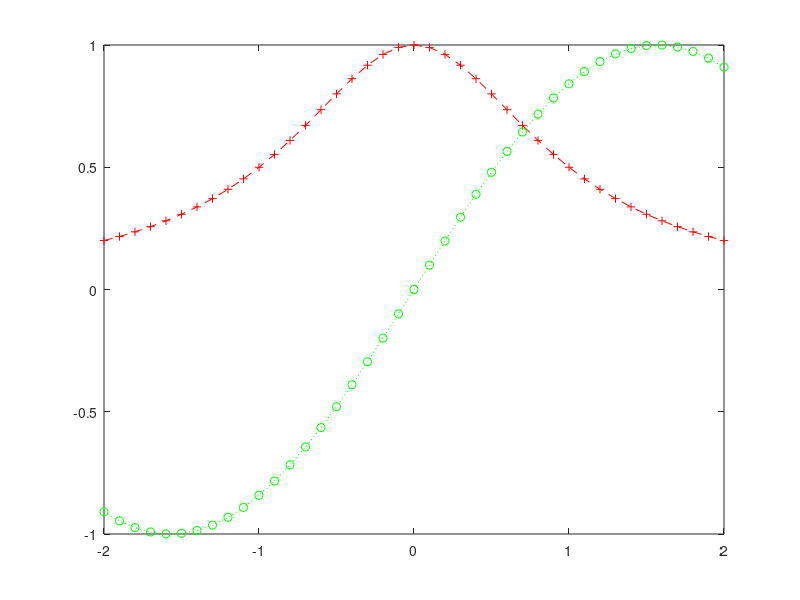

Reproduce this figure in MATLAB.
%% Jednoduchý úvod do MATABu
% Názov je skratka MATrix LABoratory
% Program navrhnutý na maticové výpočty pred viac než 20 rokmi
%% 
% 
%  Hlavné použitie programu:
% 
% * riešenie sústav lineárnych rovníc
% * počítanie vlastných čísel, vlastných vektorov
% * faktorizácia matíc
% * bohaté grafické možnosti
% * vlastný programovací jazyk
% * navrhnutý na numerické riešenie - nie symbolické (ale už tiež umožňuje
% pomocou špecializovaných balíkov - Toolboxov)
%% 
% Absolútna väčšina funkcií MATLABu je implementovaná v |GNU Octave|.
% |Octave| je voľne šíriteľné vo verziách pre Unix (Linux) i pre Windows.
% Nemá grafické IDE. Nemá toolboxy. Kreslenie grafov nie je v |Octave|
% integrované. Typicky sa rieši pomocou |GNU Plot|.
%% Jednoduché výpočty
% Ako vkladať čísla, vektory a matice a základné výpočty s nimi.
% 
% Základným dátovým typom sú n-rozmerné polia (primárne dvojrozmerné -
% matice) reálnych čísel. Zapisujú sa do hranatých zátvoriek. Oddeľovačom
% sú medzery, tabelátory a čiarky v riadkoch, stredníky a znaky konca riadku
% oddeľujú riadky. Najprv vektory - riadkový |x| a stĺpcový |y|. Ich súčinom je
% matica.
x=[2,3,4]
%%
y=[1;2]
%%
z=y*x

%% 
%  Vloženie matice
% 
% * na jednom riadku, alebo
% * na viacerých riadkoch
A=[2.3  4.8 9.2; 21.34 1.3e12 9] 
%%
% Pri výpise matice |A| je pred maticou vypísaný spoločný koeficient
% |1.0e+012 *|, ktorým majú byť vynásobené všetky prvky matice
B = [ 1 9 23
        21 2 1
        9 11 99]
%%
% Skaláry sú matice s rozmermi |1x1|
a = 3.1
%%
u = a*z
%% 
% MATLAB rozlišuje veľké a malé písmená. Premenné sa nedeklarujú. Zoznam
% definovaných premenných sa zistí príkazom |who|
who
%%
% Podrobnejšie informácie o premenných dá príkaz |whos| alebo okno
% *Workspace*
whos
%%
% Aritmetika MATLABu je "robustná"
nekonecno = a/0
%%
nula = 1 / nekonecno
%%
CoJeTo = nekonecno / nekonecno
%%
% Vydrží aj odmocňovanie záporných čísel
sqrt(-1)
%%
% MATLAB vie počítať s komplexnými číslami. Imaginárna jednotka sa značí
% buď |i| alebo |j|
(1+2i)*(1-2j)
%%
% MATLAB je vlastne veľmi výkonná kalkulačka. Výsledok posledného výrazu
% (neuloženého do premennej) je v premennej |ans|
% 
2^3
%%
2^4
%%
2^100
%%
20^3-3*23/8
%%
sqrt(ans)
%%
% Ovláda mnoho aritmetických, goniometrických a iných funkcií:
sin(4)
%%
sin(3*pi)+cos(1.23)^2
%%
log(2430)
%%
% Aký základ používa funkcia |log|? Pomôže nám nápoveda
help log
%%
% Dokonalejšia nápoveda je hypertextová nápoveda prístupná cez tlačítko
% |Start > Help| alebo cez tlačítko so znakom '?' v modrom krúžku na
% toolbare pod menu. O funkciách sa dá ľahko zistiť nápoveda cez tlačítko _fx_ 
% vedľa promptu v príkazovom okne *Command Window*. Ďalšími možnosťami sú
% demo-videa a demo príklady.
%%
% 
% <<FuncHelp.jpg>>
% 
%% Aritmetické operácie s maticami
% Bežné aritmetické operácie ale i *delenie maticou*!
%
% *Štandardné operácie*
%
% Ak výraz končí bodkočiarkou ';', tak sa jeho výsledok nezobrazí.
% Sčítanie, odčítanie
A = [1 2 3; 2 3 1; 0 7 3];
B = [1 1 1; 3 2 1; 7 6 5];
C = [3 3; 3 3; 4 3];
whos
%%
A+B
%%
A-B
%%
% Príkaz A+C; spôsobí chybové hlásenie
% 
%  Error using ==> plus
%  Matrix dimensions must agree.
%
%  Error in ==> Uvod at 124
%
%%
% Maticové násobenie:
D = A*C
%%
A*B
%%
B
%%
% Násobenie skalárom:
3*B
%%
% Násobenie po zložkách |.*|:
A.*B
%%
% *Transpozícia matice*
%
% Pre maticu reálnych čísel |A| je |A'| transponovaná matica k matici |A|.
A = [ 1 2 3; 4 5 6]
%%
A'
%%
% V skutočnosti je |A'| matica (komplexne) konjugovaná k matici |A|, to
% znamená, že ak |A| obsahuje komplexné čísla s nenulovou imaginárnou
% časťou, tak po transpozícii sú u imaginárnych častí opačné znamienka
B = A+i*(rand(2,3)-0.5)
%%
B'
%%
% Ak aj v prípade komplexných čísel potrebujeme iba transponovanú maticu
% bez zmeny znamienok, tak sa pred apostrof vloží bodka:
B.'
%%
% *Generovanie matíc*
%
% |zeros(m,n)| je nulová matica _mxn_
zeros(2,3)
%%
% |ones(m,n)| je matica _mxn_ obsahujúca samé jedničky
ones(2,3)
%%
% |eye(n)| je jednotková matica _nxn_
eye(3)
%%
% |diag(v)| je diagonálna matica, ktorá je nulová a na diagonále sú prvky z
% vektora |v|
diag([1,2,3])
%%

%%
% *Riešenie sústavy lineárnych rovníc "delením maticou"*
%
% Ak matica _A_ nie je singulárna, tak sústava rovníc 
% 
% $$Ax=b$$ 
%
% má riešenie
%
% $$x=A^{-1}b$$
%
% V MATLABe je na to operátor "delenia zľava" vo forma
% opačného lomítka. Najprv vygenerujeme náhodnú maticu _A_
A=rand(3,3)
%%
% Náhodný vektor _b_
b=rand(3,1)
%%
% Potom sústavu 
%
% $$Ax=b$$ 
% 
% vyriešime:
x=A\b
%%
% Výsledok (získaný iteratívnou numerickou metódou) skontrolujeme:
A*x-b
%% Generovanie vektorov
% Pre rôzne účely sú často treba vektory reprezentujúce lineárne a iné typy postupností.
%
% Rastúca postupnosť celých čísel od |A| do |B| sa vygeneruje zápisom
% |A:B|
t = 1:6
%%
% Jedná sa o aritmetickú postupnosť, veľkosť kroku môže byť ľubovoľná 
% Napríklad postupnosť od |A| do |B| s krokom |Krok| sa zapíše ako |A:Krok:B|
t=-1:0.2:1
%%
% Aj negatívny krok je možný
t = 20:-3:1
%%
% Podobne funguje funkcia |linspace(A,B,N)|, ktorá vráti |N| čísel, ktoré
% interval 
% 
% $$<A,B>$$ 
%
% rozdelia rovnomerne na |N-1| dielikov.
linspace(0,1,11)
%%
% Logaritmickú postupnosť medzi |10^A| a |10^B| generuje funkcia |logspace(A,B,N)|
logspace(1,6,7)
%% Vektorizované funkcie
% Pokiaľ je to zmysluplné, tak všetky funkcie v MATLABe sú tzv.
% vektorizované. To znamená, že je možné im ako argument dať vektor a
% výsledkom bude aplikácia funkcie na každý prvok vektora.
% Napríklad tabuľka funkcie _sin(2t)_ na intervale
%
% $$ <0 ,\pi>$$
 t = 0:0.1:pi
 %%
tab = sin(2*t)
%% 
% Graf tejto funkcie potom môžeme jednoducho zobraziť
plot(t,tab)
%%
% Pozor na násobenie a umocňovanie. Typicky potrebujeme výpočet po
% zložkách. Príklad: výpočet funkcie
%
% $$1/(1+x^2)$$
x = -2:0.1:2;
y = 1./(1+x.^2);
plot(x,y)
%% Kreslenie grafov
% MATLAB umožňuje kresliť 2D i 3D grafy.
% Už sme videli kreslenie 2D grafu pomocou funkcie |plot(x,y)|. Táto funkcia je
% rozšírená. Tretí parameter udáva paremetre zobrazenia grafu.
% Napríklad farbu grafu - červený graf:
plot(x,y,'r')
%%
% Zelený graf čiarkovaný:
plot(x,y,'g--')
%%
% Bez spojovania zobrazených bodov. Body v tvare krúžkov:
plot(x,y,'o')
%%
% Bez spojovania zobrazených bodov. Body v tvare krížikov:
plot(x,y,'+')
%%
% Ďalšie možnosti viz nápoveda funkcie |plot|.
%
% Popisy grafu je možné meniť.
% |xlabel('string')| a |ylabel('string')| zmenia popisy x-ovej a y-ovej osy
% grafu.
xlabel('x hodnoty');
ylabel('1/(1+x^2)');
plot(x,y)
%% 
% |grid| pridá do grafu pravouhlú mriežku.
% |hold on| "podrží" graf a dovolí pridávať do obrázku grafy ďalších
% funkcií
hold on
plot(x,sin(x))
%%
% |hold off| ukončí "držanie" grafu.
hold off
%%
% Viacej grafov je možné nakresliť aj pridaním ďalších parametrov do
% volania |plot|.
plot(x,y,'r+--',x,sin(x),'go:')
%% Ďalšie užitočné príkazy
% |max(x)| v prípade, že |x| je vektor, tak je to jeho maximálny prvok. Ak
% je |x| matica, tak vráti maximálne prvky v jednotlivých stĺpcoch. Ďalšie
% možnosti sú popísané v nápovede.
x
%%
max([2, -33.1,14,9])
%%
A
%%
max(A)
%%
% Podobne funguje |min(x)|.
%
% |abs(x)| počíta absolútnu hodnotu prvkov z |x|.
abs([1, -3,-4, 2])
%%
% |size(x)| vráti vektor s rozmermi matice |x| v jednotlivých dimenziách
size(D)
%%
% |length(x)| vráti "dĺžku" poľa |x|, tj. |max(size(x))|.
length(D)
%%
% |save fname| uloží stav všetkých definovaných premenných do súboru
% |fname.mat|
%  save 'c:\MatLab\Tst.mat'
%%
% |save fname var1 var2| uloží iba obsahy vymenovaných premenných
%
% |load fname| načíta obsah premenných zo súboru |fname.mat|.
%
% |quit| ukončí MATLAB
%% Práca s prvkami matíc
C
%%
C(2,1)
%%
% Druhý riadok matice |C|
C(2,:)
%%
% Druhý a tretí riadok matice |C|
C(2:3,:)
%%
% Prvý stĺpec matice |C|
C(:,1)
%%
% Vybrané prvky vektora
x=0:2:14
%%
idx = [ 3 1 4];
x(idx)
%%
% Takéto indexovanie je možné využiť i na zmenu prvkov v matici (vektore)
x(idx)=[1,2,3]
%% Formát výstupu
% Štandardne MATLAB vypisuje čísla na obmedzený počet platných číslic (5) a
% medzi riadky výstupu vkladá často prázdne riadky. To sa dá zmeniť. Väčší
% počet platných číslic získame príkazom
format long
A
%%
% Je možné si vynútiť exponenciálny tvar zápisu čísel
format long e
A
%%
% Alebo krátky zápis v exponenciálnom tvare
format short e
A
%%
% Alebo krátky zápis bez vynúteného exponenciálneho tvaru - ak je to nutné,
% tak sa exponenciálny tvar použije, inak nie
format short
A
%%
% Ale za najužitočnejšie považujem možnosť vynechať zbytočné prázdne riadky
% na výstupe a výstup "skompaktniť"
format compact
A
%% Ďalšie možnosti - budú predstavené na ďalšom cvičení
% 
% * programovanie v MATLABe
% * riedke matice
% * štruktúry
% * bunkové polia (cell arrays)
% 
%% Úloha
% Nakreslite "žblunknutie kameňa do vody" ako 3D-graf funkcie dvoch
% premenných. Vlny by sa mohli počítať ako |sin(|_vzdialenosť od počiatku
% súradníc_|)|. So vzdialenosťou od počiatku súradníc by výška vĺn mala klesať.






